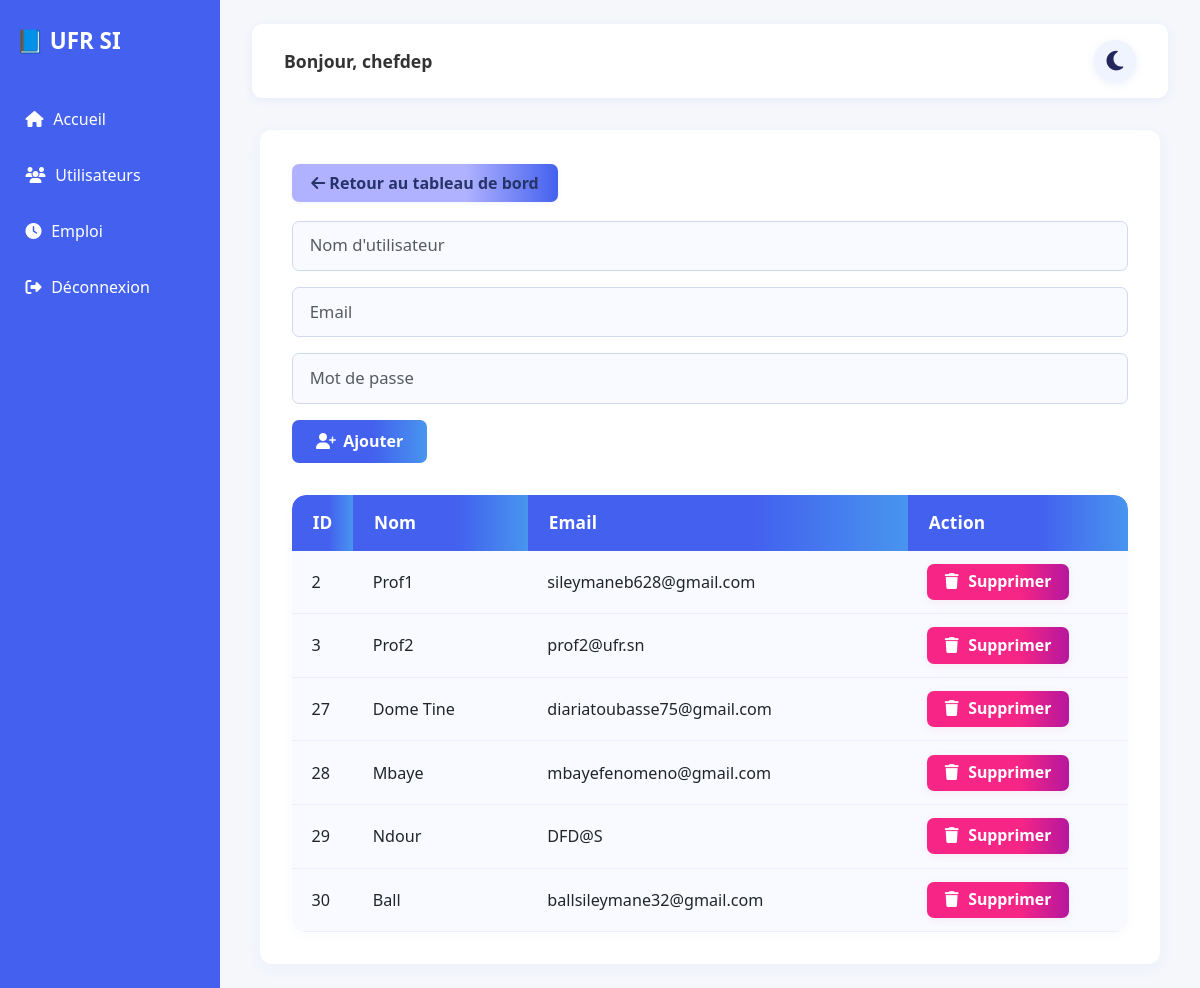
The page /chef/utilisateurs (signed in) on the database its author committed.
### tables this page shows
CREATE TABLE users (
            id INTEGER PRIMARY KEY AUTOINCREMENT,
            username TEXT UNIQUE NOT NULL,
            password TEXT NOT NULL,
            email TEXT UNIQUE NOT NULL,
            role_id INTEGER NOT NULL,   -- 1=Chef, 2=Enseignant, 3=Responsable, 4=Étudiant
            confirmed BOOLEAN DEFAULT 0
        );

### app.py (the view, shortened to what this page needs)
@app.route('/chef/utilisateurs', methods=['GET', 'POST'])
@login_required
def gestion_utilisateurs():
    if current_user.role_id != 1:
        return "Accès refusé", 403
    conn = config.get_connection()
    conn.row_factory = sqlite3.Row
    cursor = conn.cursor()
    cursor.execute("SELECT * FROM users WHERE role_id = 2")
    enseignants = cursor.fetchall()
    conn.close()
    return render_template('gestion_utilisateurs.html', enseignants=enseignants)

### app.py (called while the page is built)
@login_manager.user_loader
def load_user(user_id):
    return User.get_by_id(user_id)

### config_sqlite.py (called while the page is built)
def get_connection():
    return sqlite3.connect(DATABASE)

### models/user.py (called while the page is built)
    @staticmethod
    def get_by_id(user_id):
        conn = config.get_connection()
        conn.row_factory = sqlite3.Row
        cursor = conn.cursor()
        cursor.execute("SELECT * FROM users WHERE id = ?", (user_id,))
        row = cursor.fetchone()
        conn.close()
        if row:
            return User(row["id"], row["username"], row["password"], row["email"], row["role_id"], row["confirmed"])

### templates/gestion_utilisateurs.html (shortened to what this page needs)
{% extends "base_dashboard.html" %}
{% block content %}
<div class="dashboard-section" style="max-width:900px;margin:auto;">
    <a href="{{ url_for('chef') }}" class="btn-retour">
        <i class="fa-solid fa-arrow-left"></i> Retour au tableau de bord
    </a>
    <form method="POST" class="teacher-form" style="margin-bottom:2em;">
        <div class="form-row" style="display:flex;gap:1em;flex-wrap:wrap;">
            <input name="username" class="form-control" placeholder="Nom d'utilisateur" required>
            <input name="email" class="form-control" placeholder="Email" type="email" required>
            <input name="password" class="form-control" placeholder="Mot de passe" type="password" required>
            <button type="submit" class="btn-dashboard-add" style="min-width:120px;">
                <i class="fa-solid fa-user-plus"></i> Ajouter
            </button>
        </div>
    </form>
    <div class="table-responsive">
        <table class="custom-table">
            <thead>
                <tr>
                    <th style="width:60px;">ID</th>
                    <th>Nom</th>
                    <th>Email</th>
                    <th style="width:220px;">Action</th>
                </tr>
            </thead>
            <tbody>
                {% for user in enseignants %}
                <tr>
                    <td>{{ user['id'] }}</td>
                    <td>{{ user['username']|title }}</td>
                    <td>{{ user['email'] }}</td>
                    <td>
                        <a href="{{ url_for('supprimer_enseignant', user_id=user['id']) }}"
                           class="btn-table-delete"
                           onclick="return confirm('Supprimer cet enseignant ?')">
                            <i class="fa-solid fa-trash"></i> Supprimer
                        </a>
                    </td>
                </tr>
                {% else %}
                <tr>
                    <td colspan="4" class="empty-msg">Aucun enseignant trouvé.</td>
                </tr>
                {% endfor %}
            </tbody>
        </table>
    </div>
</div>
{% endblock %}

### templates/base_dashboard.html (shortened to what this page needs)
<!DOCTYPE html>
<html lang="fr">
<head>
    <link rel="stylesheet" href="https://cdnjs.cloudflare.com/ajax/libs/font-awesome/6.5.0/css/all.min.css">
    <link href="https://cdn.jsdelivr.net/npm/bootstrap@5.3.0/dist/css/bootstrap.min.css" rel="stylesheet">
</head>
<body>
    <aside class="sidebar">
        <div class="logo">📘 UFR SI</div>
        <nav>
            <a href="{{ url_for('chef') }}"><i class="fa fa-home"></i> Accueil</a>
            <a href="{{ url_for('gestion_utilisateurs') }}"><i class="fa fa-users"></i> Utilisateurs</a>
            <a href="{{ url_for('voir_emploi') }}"><i class="fa fa-clock"></i> Emploi</a>
            <a href="{{ url_for('logout') }}"><i class="fa fa-sign-out-alt"></i> Déconnexion</a>
        </nav>
    </aside>
    <div class="main-content">
        <header class="topbar">
            <div class="user-info">
                Bonjour, {{ current_user.username }}
            </div>
            <button class="dark-mode-toggle" id="darkModeBtn" aria-label="Activer/désactiver le mode sombre">
                <i class="fa-solid fa-moon"></i>
            </button>
        </header>
        <main>
            {% block content %}{% endblock %}
        </main>
    </div>
</body>
</html>

### templates/base_dashboard.html (style rules this page uses)
body { margin: 0; font-family: 'Segoe UI', Tahoma, Geneva, Verdana, sans-serif; background: #f5f7fb; transition: background 0.3s, color 0.3s; }
.sidebar { position: fixed; left: 0; top: 0; width: 220px; height: 100%; background: #4361ee; color: white; display: flex; flex-direction: column; padding: 1.5em 1em; z-index: 100; }
.sidebar .logo { font-size: 1.4em; font-weight: bold; margin-bottom: 1.2em; }
.sidebar nav a { color: white; text-decoration: none; margin: 0.8em 0; display: flex; align-items: center; gap: 0.6em; font-weight: 500; transition: background 0.2s; padding: 0.6em; border-radius: 6px; }
.main-content { margin-left: 220px; padding: 1.5em 2em; transition: background 0.3s, color 0.3s; }
.topbar { background: white; padding: 1em 2em; border-radius: 10px; margin-bottom: 2em; box-shadow: 0 2px 10px rgba(67, 97, 238, 0.08); display: flex; justify-content: space-between; align-items: center; transition: background 0.3s, color 0.3s; }
.user-info { font-weight: 600; color: #333; font-size: 1.1em; }
.dark-mode-toggle { background: #f0f4ff; border: none; border-radius: 50px; width: 42px; height: 42px; display: flex; align-items: center; justify-content: center; cursor: pointer; transition: background 0.2s; box-shadow: 0 2px 8px rgba(67,97,238,0.10); margin-left: 1em; font-size: 1.4em; }
.dark-mode-toggle .fa-moon, .dark-mode-toggle .fa-sun { transition: color 0.3s, opacity 0.3s; position: absolute; }
.dark-mode-toggle .fa-moon { color: #22295a; opacity: 1; pointer-events: auto; }

### templates/gestion_utilisateurs.html (style rules this page uses)
.dashboard-section { background: #fff; border-radius: 12px; box-shadow: 0 4px 16px rgba(67, 97, 238, 0.05); padding: 2.1em 2em 2em 2em; margin-bottom: 2em; }
.btn-retour { display: inline-block; background: linear-gradient(90deg, #b1b2ff 65%, #4361ee 100%); color: #273469; font-weight: 600; border: none; border-radius: 7px; padding: 0.44em 1.2em; margin-bottom: 1.2em; margin-right: 0.6em; box-shadow: 0 1px 5px rgba(67,97,238,0.08); font-size: 1em; text-decoration: none; transition: background 0.16s, color 0.16s; }
.form-row { display: flex; gap: 1em; flex-wrap: wrap; margin-bottom: 1.4em; }
.teacher-form .form-control { padding: 0.7em 1em; border: 1.4px solid #d1d9ee; border-radius: 7px; font-size: 1.04em; background: #f8faff; transition: border 0.18s; min-width: 120px; }
.btn-dashboard-add { background: linear-gradient(90deg, #4361ee 60%, #4895ef 100%); color: #fff; font-weight: 700; border: none; border-radius: 7px; padding: 0.62em 1.5em; display: flex; align-items: center; gap: 0.45em; transition: background 0.16s; }
.table-responsive { border-radius: 14px; background: #fff; box-shadow: 0 2px 12px rgba(67,97,238,0.03); overflow-x: auto; }
.custom-table { width: 100%; border-collapse: separate; border-spacing: 0; border-radius: 14px; overflow: hidden; background: #fff; margin-bottom: 0; box-shadow: 0 3px 16px rgba(67, 97, 238, 0.05); }
.custom-table th { background: linear-gradient(90deg,#4361ee 60%,#4895ef 100%); color: #fff; font-size: 1.08em; font-weight: 600; padding: 0.85em 1.2em; border: none; letter-spacing: .01em; text-align: left; position: sticky; top: 0; z-index: 2; }
.custom-table td { background: #f8faff; padding: 0.82em 1.2em; border-bottom: 1px solid #eceefd; vertical-align: middle; transition: background 0.12s; font-size: 1.01em; }
.btn-table-delete { background: linear-gradient(90deg, #f72585 65%, #b5179e 100%); color: #fff; font-weight: 600; border: none; border-radius: 7px; padding: 0.39em 1.1em; box-shadow: 0 2px 8px rgba(247,37,133,0.08); font-size: 0.98em; display: inline-flex; align-items: center; gap: 0.6em; transition: background 0.15s, box-shadow 0.11s; cursor: pointer; text-decoration: none; }

### rows shown on the page
users: username "chefdep"
users: id "2", username "Prof1", email "sileymaneb628@gmail.com"
users: id "3", username "Prof2", email "prof2@ufr.sn"
users: id "27", username "Dome Tine", email "diariatoubasse75@gmail.com"
users: id "28", username "Mbaye", email "mbayefenomeno@gmail.com"
users: id "29", username "Ndour", email "DFD@S"
users: id "30", username "Ball", email "ballsileymane32@gmail.com"
